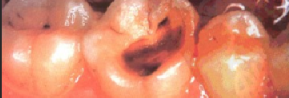
#> input picture badToothDetect-master+(2)-1/badToothDetect-master/toothDeep/1.png, 289 x 98 px; its folder holds only this picture in this run
$ python fillDeep-LAPTOP-LKO137KI.py
#> lines starting #> are read from the running program, lines starting #| are printed output that depends on the picture; after the words box and inside, x2 and y2 are one past the last pixel; in counts of white or black regions, pixels touching at a corner belong together
import numpy as np
import os
import cv2 as cv
from matplotlib import pyplot as plt
dirpath = 'toothDeep'
newdir = 'fill_toothDeep'

if not os.path.exists(newdir):
    os.makedirs(newdir)

order = [int(i.strip(".png")) for i in os.listdir(dirpath) if i.endswith(".png")]
jpglist = [f"{i}.png" for i in sorted(order)]  # direct reading of potentially non-sequential frames

for i, png in enumerate(jpglist):
    old = dirpath + f'/{png}'
    img = cv.imread(old)  # And what's coming back is numpy.array The object returns an array that may not be used for the following acquisition thresholds
#> img is the input picture: shape (98, 289, 3); mean B, G, R 109.8, 137, 216.6


    # convert an image
    imgray = cv.cvtColor(img, cv.COLOR_BGR2GRAY)


    # binarization of arrays

    # set one's own threshold
    imgray[imgray < 100] = 0
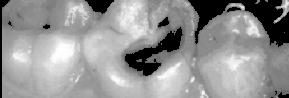
#> imgray: shape (98, 289); min 0, max 255, mean 148.3
    imgray[imgray >= 100] = 255
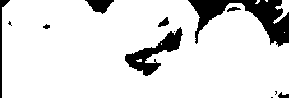
#> imgray: shape (98, 289); 87.7% white; 12 black regions (4 under 20 px), largest, box (x1, y1, x2, y2) and area: (188, 0, 289, 47) 1901, (125, 27, 183, 76) 936, (85, 0, 114, 14) 238

    # algorithmic threshold acquisition

    # The threshold is taken from the average of adjacent areas.
    # imgray = cv.adaptiveThreshold(imgray, 255, cv.ADAPTIVE_THRESH_MEAN_C, cv.THRESH_BINARY, 11, 2)

    # The weighted sum of the adjacent regions of a threshold, weighted as a Gaussian window。
    # imgray = cv.adaptiveThreshold(imgray, 255, cv.ADAPTIVE_THRESH_GAUSSIAN_C, cv.THRESH_BINARY, 11, 2)


    # The hole is filled below

    # MASK Image Obtained by Original Image Complementation
    mask = 255 - imgray

    # Construct Marker Images
    marker = np.zeros_like(imgray)
    marker[0, :] = 255
    marker[-1, :] = 255
    marker[:, 0] = 255
    marker[:, -1] = 255
    marker_0 = marker.copy()

   # Morphological reconstruction ksize is the passing kernel size
    # kernel shape rectangle
    # SE = cv.getStructuringElement(shape=cv.MORPH_RECT, ksize=(3, 3))
    # intersection of core shapes
    SE = cv.getStructuringElement(shape=cv.MORPH_CROSS, ksize=(3, 3))
    # inner ellipse
    # SE = cv.getStructuringElement(shape=cv.MORPH_ELLIPSE, ksize=(3, 3))
    while True:
        marker_pre = marker
        dilation = cv.dilate(marker, kernel=SE)
        marker = np.min((dilation, mask), axis=0)
        if (marker_pre == marker).all():
            break
#> this loop made 48 passes
#> pass 1, `marker = np.min((dilation, mask), axis=0)`:
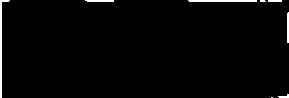
#> marker: shape (98, 289); 1.9% white; 8 white regions (2 under 20 px), largest, box (x1, y1, x2, y2) and area: (0, 0, 10, 98) 211, (188, 0, 257, 2) 137, (287, 12, 289, 43) 61, (85, 0, 114, 2) 56, (268, 0, 282, 2) 28, (278, 94, 289, 98) 25
#> after the loop:
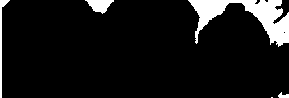
#> marker: shape (98, 289); 8.5% white; 5 white regions (1 under 20 px), largest, box (x1, y1, x2, y2) and area: (188, 0, 289, 47) 1901, (85, 0, 114, 14) 238, (0, 0, 10, 98) 231, (278, 92, 289, 98) 41
    dst = 255 - marker
    filling = dst - imgray
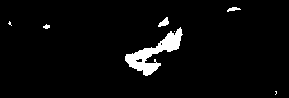
#> filling: shape (98, 289); 3.8% white; 7 white regions (3 under 20 px), largest, box (x1, y1, x2, y2) and area: (125, 27, 183, 76) 936, (158, 17, 169, 27) 60, (227, 7, 241, 12) 39, (43, 24, 50, 29) 23

    # reverse color processing
    # filling = 255 - filling
    # morphological kernel
    kernel = cv.getStructuringElement(cv.MORPH_RECT, (3, 3))

    # closed operation before opening
    # filling = cv.morphologyEx(filling, cv.MORPH_CLOSE, kernel, 1)
    # Morphological processing: open arithmetic
    filling = cv.morphologyEx(filling, cv.MORPH_OPEN, kernel, 1)
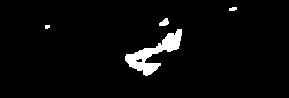
#> filling: shape (98, 289); 3.6% white; 4 white regions (1 under 20 px)
    #

    # Draw the resulting binarized outline.
    # contours, hierarchy = cv.findContours(filling, cv.RETR_TREE, cv.CHAIN_APPROX_SIMPLE)
    # As long as it's the outermost profile.
    contours, hierarchy = cv.findContours(filling, cv.RETR_EXTERNAL, cv.CHAIN_APPROX_SIMPLE)
#> contours = 4 contours, 2 with area under 20; largest, box (x1, y1, x2, y2) and area: (125, 29, 182, 76) 830, (159, 18, 169, 26) 41

    # select the maximum profile to fill
    area = []
    for k in range(len(contours)):
        area.append(cv.contourArea(contours[k]))
#> this loop made 4 passes
#> after the loop, area = [830.5, 10.5, 41, 17]
    if area!=[]:
        max_idx = np.argmax(np.array(area))
#> max_idx = 0


    # And the last one is line thickness.
    cv.drawContours(img, contours, max_idx, (212, 255, 127), 1)
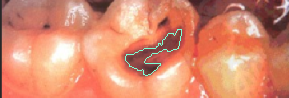
#> img: shape (98, 289, 3); 0.68% of pixels changed, all inside (x1, y1, x2, y2) = (125, 29, 182, 76)

    # [9 lines of commented-out code are left out]


    new = newdir + f'/{png}'
    # cv2.imwrite(new, invert)
    cv.imwrite(new, img)
    print(f'{i + 1} / {len(jpglist)}')

$ run again, on badToothDetect-master+(2)-1/badToothDetect-master/toothDeep/13.png
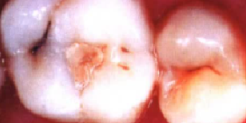
#> input picture badToothDetect-master+(2)-1/badToothDetect-master/toothDeep/13.png, 246 x 123 px
#> img is the input picture: shape (123, 246, 3); mean B, G, R 167.8, 168.9, 218.1
#> `imgray[imgray >= 100] = 255`:
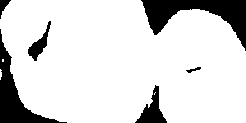
#> imgray: shape (123, 246); 85% white; 6 black regions, box (x1, y1, x2, y2) and area: (141, 0, 246, 51) 2086, (0, 29, 67, 123) 1515, (135, 85, 167, 123) 499, (28, 21, 51, 61) 306, (0, 0, 11, 19) 90, (186, 67, 201, 73) 38
#> dst: shape (123, 246); 86.2% white; 4 black regions, box (x1, y1, x2, y2) and area: (141, 0, 246, 51) 2086, (0, 29, 67, 123) 1515, (135, 85, 167, 123) 499, (0, 0, 11, 19) 90
#> contours = 3 contours, 2 with area under 20; largest, box (x1, y1, x2, y2) and area: (28, 22, 51, 61) 259
#> the loop `for k in range(len(contours)):` made 3 passes
#> after the loop `for k in range(len(contours)):`: area = [4, 4, 259]
#> max_idx = 2
#> `cv.drawContours(img, contours, max_idx, (212, 255, 127), 1)`:
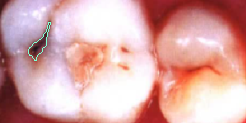
#> img: shape (123, 246, 3); 0.29% of pixels changed, all inside (x1, y1, x2, y2) = (28, 22, 51, 61)

$ run again, on badToothDetect-master+(2)-1/badToothDetect-master/toothDeep/15.png
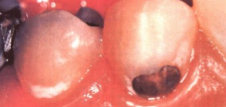
#> input picture badToothDetect-master+(2)-1/badToothDetect-master/toothDeep/15.png, 226 x 107 px
#> img is the input picture: shape (107, 226, 3); mean B, G, R 121, 133.8, 217.4
#> mask: shape (107, 226); 12.8% white; 7 white regions (3 under 20 px), largest, box (x1, y1, x2, y2) and area: (0, 0, 35, 86) 1867, (132, 67, 181, 97) 799, (74, 7, 104, 30) 381, (182, 0, 193, 7) 42
#> dst: shape (107, 226); 92.1% white; 2 black regions, box (x1, y1, x2, y2) and area: (0, 0, 35, 86) 1867, (182, 0, 193, 7) 42
#> contours = 2 contours; box (x1, y1, x2, y2) and area: (132, 70, 181, 97) 706, (75, 8, 104, 29) 356
#> the loop `for k in range(len(contours)):` made 2 passes
#> after the loop `for k in range(len(contours)):`: area = [706.5, 356.5]
#> max_idx = 0
#> `cv.drawContours(img, contours, max_idx, (212, 255, 127), 1)`:
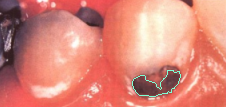
#> img: shape (107, 226, 3); 0.57% of pixels changed, all inside (x1, y1, x2, y2) = (132, 70, 181, 97)
